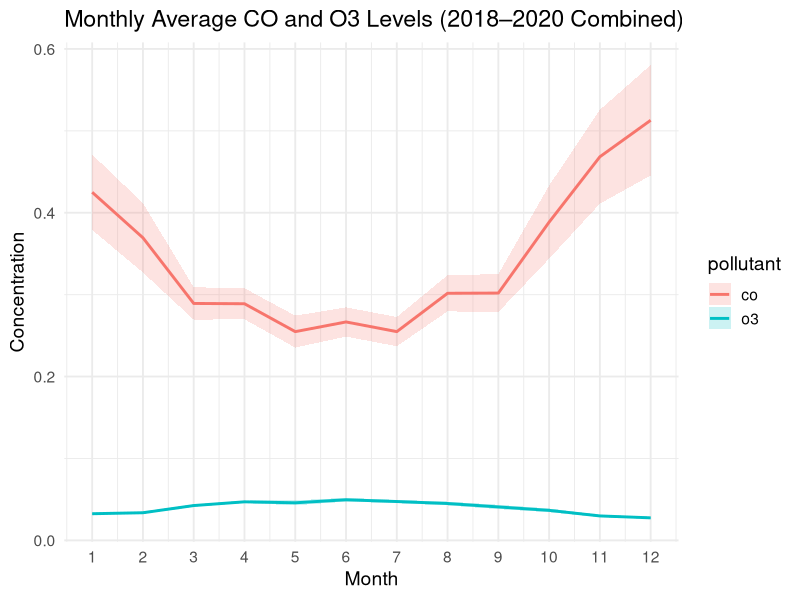
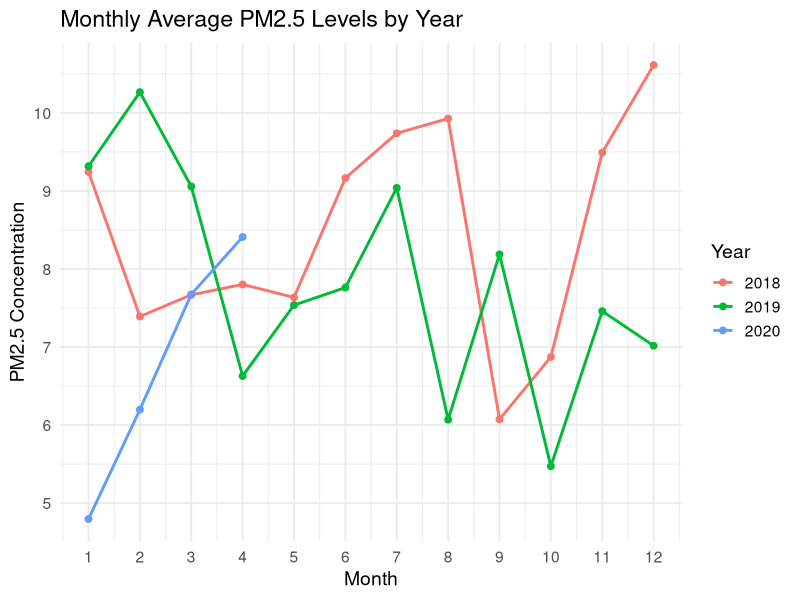

The R script that drew these images, in order:
## ---- chunk 1
knitr::opts_chunk$set(
  echo = FALSE,      
  message = FALSE,   
  warning = FALSE    
)
# load required libraries
library(readr)     
library(dplyr)    
library(lubridate) 
library(ggplot2) 
library(tidyr)
## ---- chunk 2
aq18_raw <- read_csv("data/AQ_2018.csv")  
aq19_raw <- read_csv("data/AQ_2019.csv")  
aq20_raw <- read_csv("data/AQ_2020.csv")  

head(aq18_raw)

str(aq18_raw)
## ---- chunk 3
clean_aq <- function(df) {
  
# 1. Rename pollutant concentration columns 
df <- df %>%
rename(
date = Date,
co = `Daily Max 8-hour CO Concentration`,
pm25 = `Daily Mean PM2.5 Concentration`,
o3= `Daily Max 8-hour Ozone Concentration`
)
  
# 2. Convert date column to proper Date format
df <- df %>%
mutate(date = mdy(date))  # Convert month-day-year string to Date object
  
# 3. Compute daily averages when multiple measurements exist
df <- df %>%
group_by(date) %>%
summarise(
co = mean(co, na.rm = TRUE),
pm25 = mean(pm25, na.rm = TRUE),
o3 = mean(o3, na.rm = TRUE),
.groups = "drop"
)
  
# 4. Remove any duplicated rows
df <- df %>% distinct()   # Keep only unique rows
  
# 5. Replace negative concentrations with zero
for (v in c("co", "pm25", "o3")) {  # Loop through pollutant variables
df[[v]][df[[v]] < 0] <- 0  # Set any negative value to 0
}
  
return(df)    # Return cleaned dataset
}
## ---- chunk 4
aq18_clean <- clean_aq(aq18_raw)
aq19_clean <- clean_aq(aq19_raw)
aq20_clean <- clean_aq(aq20_raw)
head(aq18_clean)
summary(aq18_clean)
## ---- chunk 5
#1. combine data
aq_all <- bind_rows(
mutate(aq18_clean, year = 2018),
mutate(aq19_clean, year = 2019),
mutate(aq20_clean, year = 2020)
)
# Extract month from the date variable
aq_all <- aq_all %>%
  mutate(month = month(date))
#2. Calculation
co_o3_monthly <- aq_all %>%
select(month, co, o3) %>%
# Convert CO and O3 into long format for easier plotting
pivot_longer(cols = c(co, o3), names_to = "pollutant", values_to = "value") %>%
# Compute mean, SD, SE, and 95% CI for each month × pollutant
group_by(month, pollutant) %>%
summarise(
mean = mean(value, na.rm = TRUE),
sd = sd(value, na.rm = TRUE),
n = sum(!is.na(value)),
se = sd / sqrt(n),
lower = mean - 1.96 * se,  # 95% CI lower bound
upper = mean + 1.96 * se,  
.groups = "drop"
  )
#3. Plot1
ggplot(co_o3_monthly, aes(x = month, y = mean, color = pollutant, fill = pollutant)) +
geom_line(size = 1) +
geom_ribbon(aes(ymin = lower, ymax = upper), alpha = 0.2, color = NA) +
scale_x_continuous(breaks = 1:12) +
labs(
title = "Monthly Average CO and O3 Levels (2018–2020 Combined)",
x = "Month",
y = "Concentration"
) +
theme_minimal(base_size = 14)
## ---- chunk 6
#4.Plot2
pm25_monthly <- aq_all %>%  # start from the combined dataset
group_by(year, month) %>%  #group by year and month
summarise(
pm25_mean = mean(pm25, na.rm = TRUE),  # compute monthly mean PM2.5
  )
pm25_monthly$year <- as.factor(pm25_monthly$year)  # Convert year to a factor to plot separate lines 

ggplot(pm25_monthly, aes(x = month, y = pm25_mean, color = year, group = year)) +
geom_line(size = 1) +
geom_point(size = 2) +
labs(
title = "Monthly Average PM2.5 Levels by Year",
x = "Month",
y = "PM2.5 Concentration",
color = "Year"
) +
scale_x_continuous(breaks = 1:12) +
theme_minimal(base_size = 14)
